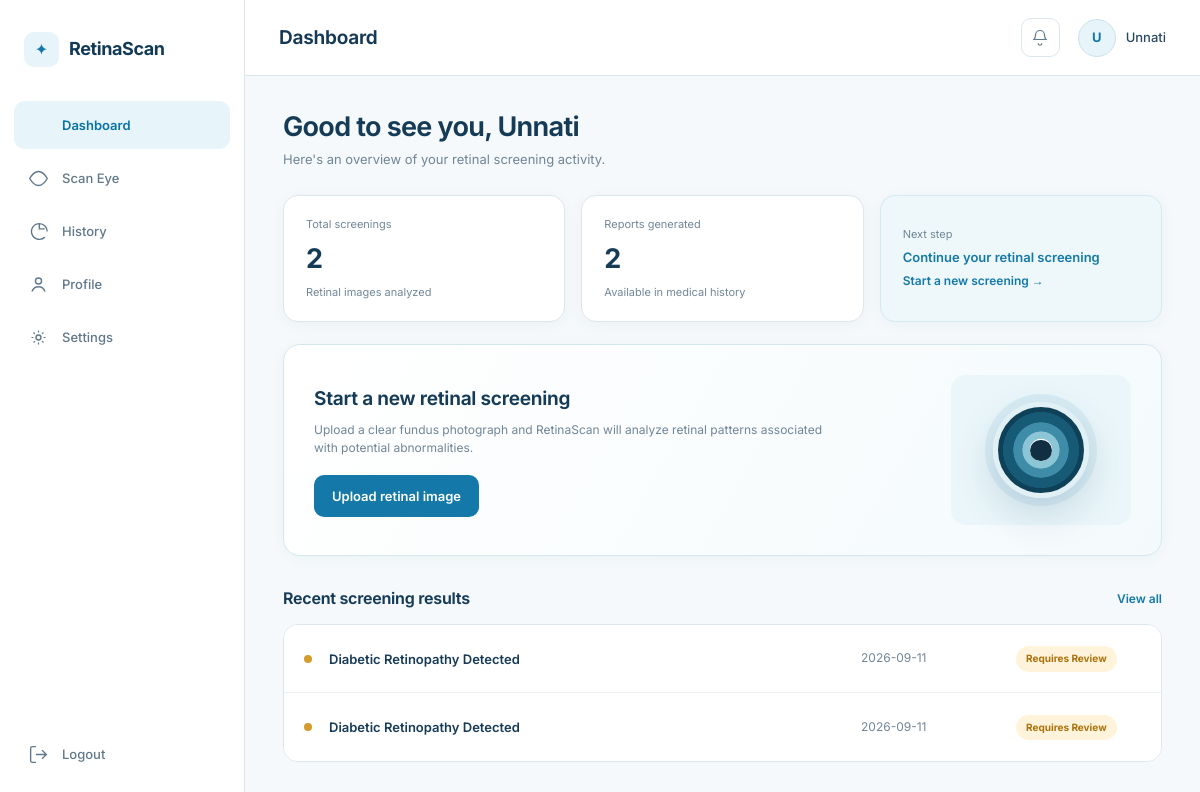
The app's page /dashboard (signed in) with its own data.
### tables this page shows
CREATE TABLE users (
            id INTEGER PRIMARY KEY AUTOINCREMENT,
            name TEXT NOT NULL,
            email TEXT UNIQUE NOT NULL,
            phone TEXT,
            dob TEXT,
            gender TEXT,
            password_hash TEXT NOT NULL,
            blood_group TEXT,
            existing_conditions TEXT,
            emergency_contact TEXT,
            created_at TEXT NOT NULL
        );

CREATE TABLE scans (
            id INTEGER PRIMARY KEY AUTOINCREMENT,
            user_id INTEGER NOT NULL,
            scan_date TEXT NOT NULL,
            image_path TEXT NOT NULL,
            result TEXT NOT NULL,
            confidence REAL NOT NULL,
            explanation TEXT,
            details TEXT,
            status TEXT NOT NULL DEFAULT 'Normal',
            FOREIGN KEY (user_id) REFERENCES users (id)
        );

### app.py (the view)
@app.route("/dashboard")
@login_required
def dashboard():
    stats = db.get_dashboard_stats(
        current_user.id
    )
    return render_template(
        "dashboard.html",
        stats=stats
    )

### app.py (called while the page is built)
@login_manager.user_loader
def load_user(user_id):
    row = db.get_user_by_id(user_id)
    if row:
        return User(row)
    return None

### database.py (called while the page is built)
def get_db():
    conn = sqlite3.connect(DB_PATH)
    conn.row_factory = sqlite3.Row
    return conn

def get_user_by_id(user_id):
    conn = get_db()
    row = conn.execute(
        "SELECT * FROM users WHERE id = ?",
        (user_id,)
    ).fetchone()
    conn.close()
    return row

def get_dashboard_stats(user_id):
    conn = get_db()
    total_scans = conn.execute(
        "SELECT COUNT(*) FROM scans WHERE user_id = ?",
        (user_id,)
    ).fetchone()[0]
    total_reports = total_scans
    recent = conn.execute("""
        SELECT *
        FROM scans
        WHERE user_id = ?
        ORDER BY scan_date DESC
        LIMIT 5
    """, (
        user_id,
    )).fetchall()
    conn.close()
    return {
        "total_scans": total_scans,
        "total_reports": total_reports,
        "recent": recent
    }

### templates/dashboard.html (shortened to what this page needs)
{% extends "base.html" %}
{% block page_title %}Dashboard{% endblock %}
{% block content %}
<div class="greeting">
    <h2>
        Good to see you, {{ current_user.name.split(' ')[0] }}
    </h2>
    <p>
        Here's an overview of your retinal screening activity.
    </p>
</div>
<div class="stat-row">
    <div class="stat-card">
        <span class="stat-label">
            Total screenings
        </span>
        <span class="stat-value">
            {{ stats.total_scans }}
        </span>
        <span class="stat-label">
            Retinal images analyzed
        </span>
    </div>
    <div class="stat-card">
        <span class="stat-label">
            Reports generated
        </span>
        <span class="stat-value">
            {{ stats.total_reports }}
        </span>
        <span class="stat-label">
            Available in medical history
        </span>
    </div>
    <div class="stat-card accent">
        <span class="stat-label">
            Next step
        </span>
        <span class="stat-value-sm">
            Continue your retinal screening
        </span>
        <a
            href="{{ url_for('scan') }}"
            class="link-muted"
        >
            Start a new screening →
        </a>
    </div>
</div>
<div class="upload-panel">
    <div class="upload-copy">
        <h3>
            Start a new retinal screening
        </h3>
        <p>
            Upload a clear fundus photograph and RetinaScan will
            analyze retinal patterns associated with potential
            abnormalities.
        </p>
        <a
            href="{{ url_for('scan') }}"
            class="btn btn-primary"
        >
            Upload retinal image
        </a>
    </div>
    <div class="upload-visual">
        <div class="iris-ring small"></div>
    </div>
</div>
<div class="section-header">
    <h3>
        Recent screening results
    </h3>
    <a
        href="{{ url_for('history') }}"
        class="link-muted"
    >
        View all
    </a>
</div>
<div class="results-list">
    {% if stats.recent %}
        {% for scan in stats.recent %}
        <a
            href="{{ url_for('report', scan_id=scan['id']) }}"
            class="result-row"
        >
            <span
                class="status-dot status-{{ 'normal' if scan['status'] == 'Normal' else 'review' }}"
            ></span>
            <span class="result-name">
                {{ scan['result'] }}
            </span>
            <span class="result-date">
                {{ scan['scan_date'][:10] }}
            </span>
            <span
                class="badge badge-{{ 'normal' if scan['status'] == 'Normal' else 'review' }}"
            >
                {{ scan['status'] }}
            </span>
        </a>
        {% endfor %}
    {% endif %}
</div>
{% endblock %}

### templates/base.html (shortened to what this page needs)
<!DOCTYPE html>
<html lang="en">
<head>
<link rel="stylesheet" href="{{ url_for('static', filename='css/base.css') }}">
<link rel="stylesheet" href="{{ url_for('static', filename='css/dashboard.css') }}">
</head>
<body>
<div class="app-shell">
  <aside class="sidebar">
    <div class="sidebar-brand">
      <span class="brand-mark"></span>
      <span class="brand-name">RetinaScan</span>
    </div>
    <nav class="sidebar-nav">
      <a href="{{ url_for('dashboard') }}" class="nav-item {% if request.endpoint == 'dashboard' %}active{% endif %}">
        <svg viewBox="0 0 24 24"><path d="M4 13h6V4H4v9zm0 7h6v-5H4v5zm10 0h6V11h-6v9zm0-16v5h6V4h-6z"/></svg>
        Dashboard
      </a>
      <a href="{{ url_for('scan') }}" class="nav-item {% if request.endpoint == 'scan' %}active{% endif %}">
        <svg viewBox="0 0 24 24"><circle cx="12" cy="12" r="3.5"/><path d="M12 4C6.5 4 2 12 2 12s4.5 8 10 8 10-8 10-8-4.5-8-10-8z" fill="none" stroke="currentColor" stroke-width="1.6"/></svg>
        Scan Eye
      </a>
      <a href="{{ url_for('history') }}" class="nav-item {% if request.endpoint == 'history' %}active{% endif %}">
        <svg viewBox="0 0 24 24"><path d="M13 3a9 9 0 1 0 6.36 15.36M13 3v6h6M13 3a9 9 0 0 1 9 9" fill="none" stroke="currentColor" stroke-width="1.6"/></svg>
        History
      </a>
      <a href="{{ url_for('profile') }}" class="nav-item {% if request.endpoint == 'profile' %}active{% endif %}">
        <svg viewBox="0 0 24 24"><circle cx="12" cy="8" r="3.5" fill="none" stroke="currentColor" stroke-width="1.6"/><path d="M4.5 20c1.4-3.6 4.4-5.5 7.5-5.5s6.1 1.9 7.5 5.5" fill="none" stroke="currentColor" stroke-width="1.6"/></svg>
        Profile
      </a>
      <a href="{{ url_for('settings') }}" class="nav-item {% if request.endpoint == 'settings' %}active{% endif %}">
        <svg viewBox="0 0 24 24"><circle cx="12" cy="12" r="2.8" fill="none" stroke="currentColor" stroke-width="1.6"/><path d="M12 4v2.2M12 17.8V20M4 12h2.2M17.8 12H20M6.3 6.3l1.5 1.5M16.2 16.2l1.5 1.5M6.3 17.7l1.5-1.5M16.2 7.8l1.5-1.5" stroke="currentColor" stroke-width="1.4"/></svg>
        Settings
      </a>
    </nav>
    <button class="nav-item logout-trigger" id="logoutTrigger" type="button">
      <svg viewBox="0 0 24 24"><path d="M9 21H5a2 2 0 0 1-2-2V5a2 2 0 0 1 2-2h4M16 17l5-5-5-5M21 12H9" fill="none" stroke="currentColor" stroke-width="1.6"/></svg>
      Logout
    </button>
  </aside>
  <div class="main-col">
    <header class="topbar">
      <h1 class="topbar-title">{% block page_title %}Dashboard{% endblock %}</h1>
      <div class="topbar-actions">
        <button class="icon-btn" aria-label="Notifications">
          <svg viewBox="0 0 24 24"><path d="M6 8a6 6 0 1 1 12 0c0 3.2 1 5 2 6H4c1-1 2-2.8 2-6z" fill="none" stroke="currentColor" stroke-width="1.6"/><path d="M9.5 19a2.5 2.5 0 0 0 5 0" fill="none" stroke="currentColor" stroke-width="1.6"/></svg>
        </button>
        <div class="topbar-profile">
          <div class="avatar-ring">{{ current_user.name[0] | upper }}</div>
          <span>{{ current_user.name }}</span>
        </div>
      </div>
    </header>
    <main class="page-content">
      {% block content %}{% endblock %}
    </main>
  </div>
</div>
</body>
</html>

### static/css/base.css (style rules this page uses)
:root { --bg: #f5f9fb; --surface: #ffffff; --surface-soft: #eef7fa; --border: #dce7ed; --border-light: #eaf0f3; --text: #153b57; --text-secondary: #60798b; --text-muted: #8b9ca8; --primary: #1479a9; --primary-dark: #0d628b; --primary-light: #e7f4f9; --success: #258357; --success-bg: #eaf7ef; --warning: #ad720c; --warning-bg: #fff4db; --danger: #c64d4d; --danger-bg: #fff0f0; --radius: 12px; --radius-lg: 17px; --shadow: 0 4px 20px rgba(24, 62, 86, 0.055); --sidebar-width: 245px; }
* { box-sizing: border-box; }
html, body { margin: 0; padding: 0; min-height: 100%; }
body { background: var(--bg); color: var(--text); font-family: 'Inter', sans-serif; font-size: 14px; line-height: 1.55; -webkit-font-smoothing: antialiased; }
h1, h2, h3, h4, h5 { margin: 0; color: var(--text); font-weight: 650; letter-spacing: -0.25px; }
p { margin: 0; color: var(--text-secondary); }
a { color: var(--primary); text-decoration: none; }
button, input, select, textarea { font: inherit; }
button { cursor: pointer; }
.btn { min-height: 42px; display: inline-flex; align-items: center; justify-content: center; gap: 8px; padding: 0 17px; border-radius: 10px; border: 1px solid transparent; font-size: 13px; font-weight: 600; transition: background .2s ease, border-color .2s ease, transform .2s ease; }
.btn-primary { background: var(--primary); color: #fff; }
.badge { width: fit-content; display: inline-flex; align-items: center; padding: 5px 10px; border-radius: 999px; font-size: 10px; font-weight: 700; }
.badge-review { background: var(--warning-bg); color: var(--warning); }
.status-dot { width: 8px; height: 8px; border-radius: 50%; display: inline-block; }
.status-review { background: #d49b2d; }
.iris-ring { width: 150px; height: 150px; border-radius: 50%; background: radial-gradient( circle, #ffffff 0 18%, #8bc5d6 19% 30%, #3f8ca8 31% 45%, #175a76 46% 62%, #0e4058 63% 100% ); border: 8px solid #e1f0f4; box-shadow: 0 0 0 8px rgba(20, 121, 169, .08), 0 15px 40px rgba(20, 80, 110, .18); }
.iris-ring::after { content: ""; position: absolute; width: 25%; height: 25%; left: 37.5%; top: 37.5%; border-radius: 50%; background: #102f42; }
.iris-ring.small { width: 72px; height: 72px; border-width: 5px; }

### records on screen
users: name "U", name "Unnati"
scans: result "Diabetic Retinopathy Detected", scan_date "2026-09-11", status "Requires Review"
scans: result "Diabetic Retinopathy Detected", scan_date "2026-09-11", status "Requires Review"

### other values on screen
{{ stats.total_scans }} "2"
{{ stats.total_reports }} "2"
